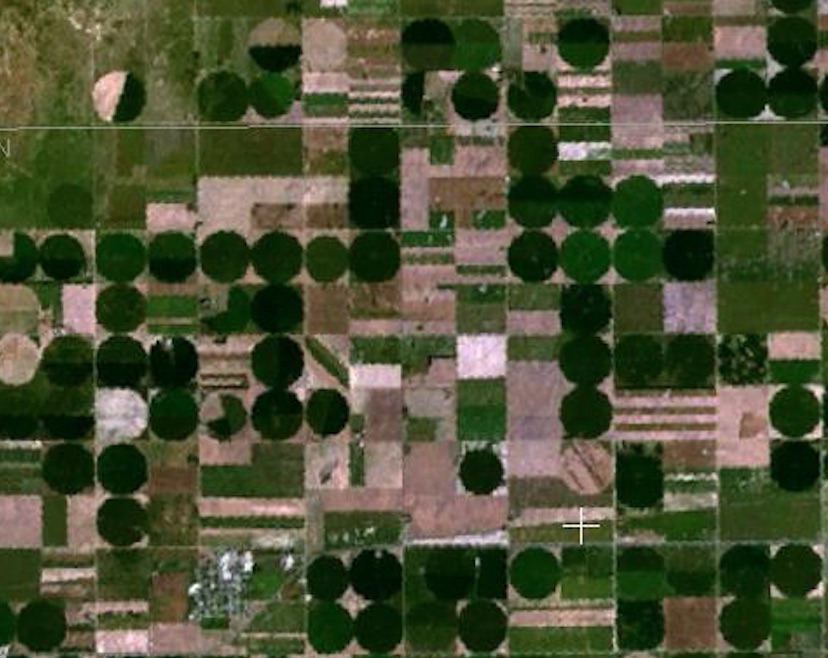
#> input picture images/round_farms.jpg, 828 x 658 px
$ jupyter execute L03-020-Notebook-02-Hough_lines.ipynb   (shell and % lines are left out)
#> lines starting #> are read from the running program, lines starting #| are printed output that depends on the picture
## Hough Circle Detection

[cell 1]
import numpy as np
import matplotlib.pyplot as plt
import cv2

[cell 2]
# Read in the image
image = cv2.imread('images/round_farms.jpg')
#> image is the input picture: shape (658, 828, 3); mean B, G, R 53.6, 81.1, 76.2

# Change color to RGB (from BGR)
image = cv2.cvtColor(image, cv2.COLOR_BGR2RGB)

plt.figure(figsize=(10, 5))
plt.imshow(image)

[cell 3]
# Gray and blur
gray = cv2.cvtColor(image,cv2.COLOR_BGR2GRAY)
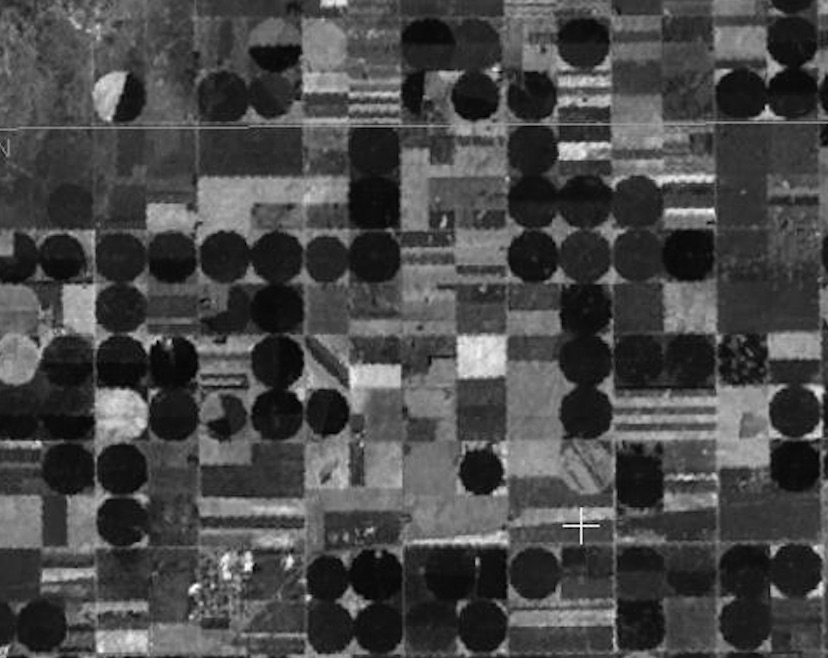
#> gray: shape (658, 828); min 0, max 255, mean 72.4

gray_blur = cv2.GaussianBlur(gray, (3, 3), 0)

plt.figure(figsize=(10, 5))
plt.imshow(gray_blur, cmap='gray')

### HoughCircles function

`HoughCircles` takes in a few things as its arguments:
* an input image
* detection method (Hough gradient)
* resolution factor between the detection and image (1),
* minDist - the minimum distance between circles
* param1 - the higher value for performing Canny edge detection
* param2 - threshold for circle detection, a smaller value --> more circles will be detected
* min/max radius for detected circles

The variable you should change will be the last two: min/max radius for detected circles. Take a look at the image above and estimate how many pixels the average circle is in diameter; use this estimate to provide values for min/max arguments. You may also want to see what happens if you change minDist.

[cell 4]
def get_Hough_circles(gray_blur, min_dist, min_radious, max_radious):
    ## TODO: use HoughCircles to detect circles
    # right now there are too many, large circles being detected
    # try changing the value of maxRadius, minRadius, and minDist
#> called with min_dist = 45, min_radious = 22, max_radious = 28
    circles = cv2.HoughCircles(gray_blur, cv2.HOUGH_GRADIENT, 1,
                               minDist = min_dist,
                               param1 = 70,
                               param2 = 11,
                               minRadius = min_radious,
                               maxRadius = max_radious) # Look the picture below. Between x=300 and x=400. You see two circles side
#> circles = 85 rows, first 8: [427.5, 44.5, 27.4], [474.5, 95.5, 25.2], [222.5, 255.5, 27.4], [61.5, 256.5, 22.9], [277.5, 360.5, 27.4], [121.5, 520.5, 26.3], [375.5, 255.5, 27.4], [583.5, 41.5, 27.4]
                                         # by side. The occupy 100 pixels, each one with diameter equals 50 pixels,
                                         # so, radious of 25 pixels (more or less)

# convert circles into expected type
    circles = np.uint16(np.around(circles))
#> circles = 85 rows, first 8: [428, 44, 27], [474, 96, 25], [222, 256, 27], [62, 256, 23], [278, 360, 27], [122, 520, 26], [376, 256, 27], [584, 42, 27]

    print('Circles shape: ', circles.shape)
#| Circles shape:  (1, 85, 3)
    return circles

circles_1 = get_Hough_circles(gray_blur, 45, 22, 28)
#> circles_1 has the same summary as circles in get_Hough_circles
circles_2 = get_Hough_circles(gray_blur, 10, 22, 28)
#> in get_Hough_circles (call 2), `circles = cv2.HoughCircles(gray_blur, cv2.HOUGH_GRADIENT, 1, minDist =..`: circles = 102 rows, first 8: [427.5, 44.5, 27.4], [474.5, 95.5, 25.2], [222.5, 255.5, 27.4], [61.5, 256.5, 22.9], [277.5, 360.5, 27.4], [121.5, 520.5, 26.3], [375.5, 255.5, 27.4], [583.5, 41.5, 27.4]
#> in get_Hough_circles (call 2), `circles = np.uint16(np.around(circles))`: circles = 102 rows, first 8: [428, 44, 27], [474, 96, 25], [222, 256, 27], [62, 256, 23], [278, 360, 27], [122, 520, 26], [376, 256, 27], [584, 42, 27]
#| Circles shape:  (1, 102, 3)
#> circles_2 has the same summary as circles in get_Hough_circles
circles_3 = get_Hough_circles(gray_blur, 75, 22, 28)
#> in get_Hough_circles (call 3), `circles = cv2.HoughCircles(gray_blur, cv2.HOUGH_GRADIENT, 1, minDist =..`: circles = 36 rows, first 8: [427.5, 44.5, 27.4], [222.5, 255.5, 27.4], [61.5, 256.5, 22.9], [277.5, 360.5, 27.4], [121.5, 520.5, 26.3], [375.5, 255.5, 27.4], [583.5, 41.5, 27.4], [534.5, 571.5, 25.2]
#> in get_Hough_circles (call 3), `circles = np.uint16(np.around(circles))`: circles = 36 rows, first 8: [428, 44, 27], [222, 256, 27], [62, 256, 23], [278, 360, 27], [122, 520, 26], [376, 256, 27], [584, 42, 27], [534, 572, 25]
#| Circles shape:  (1, 36, 3)
#> circles_3 has the same summary as circles in get_Hough_circles

# for drawing circles on
circles_imgs = [np.copy(image), np.copy(image), np.copy(image)]
circles = [circles_1, circles_2, circles_3]

for i in range(len(circles)):
# draw each one
    for c in circles[i][0,:]: # j = (x_center, y_center, radious)
        # draw the outer circle
        cv2.circle(circles_imgs[i],(c[0],c[1]),c[2],(0,255,0),2) # 2 is thickness
        # draw the center of the circle
        cv2.circle(circles_imgs[i],(c[0],c[1]),2,(255,0,0),3)
#> this loop made 3 passes


f, (p1, p2, p3) = plt.subplots(1, 3, figsize=(15,10))

p1.set_title("22 < r < 28, min_dist = 45")
p1.imshow(circles_imgs[0])

p2.set_title("22 < r < 28, min_dist = 10")
p2.imshow(circles_imgs[1])

p3.set_title("22 < r < 28, min_dist = 75")
p3.imshow(circles_imgs[2])
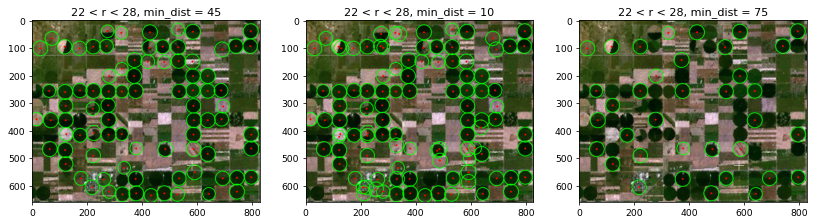
#> figure drawn by matplotlib, 3 panels

$ run again, with images/birds.jpg copied over images/round_farms.jpg
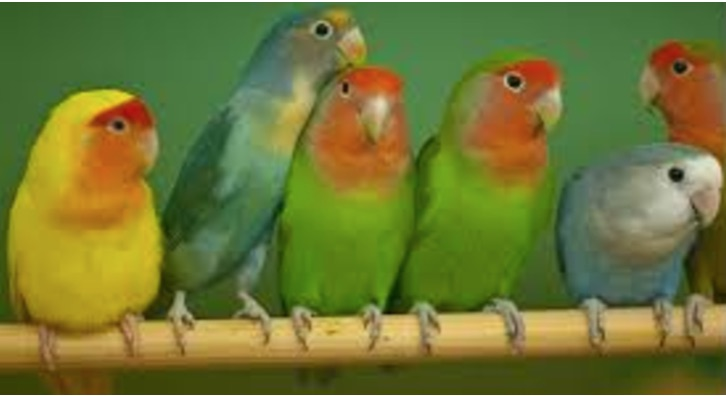
#> input picture images/birds.jpg, 726 x 396 px
#> image is the input picture: shape (396, 726, 3); mean B, G, R 52.2, 118.2, 111.1
#> `gray = cv2.cvtColor(image,cv2.COLOR_BGR2GRAY)`:
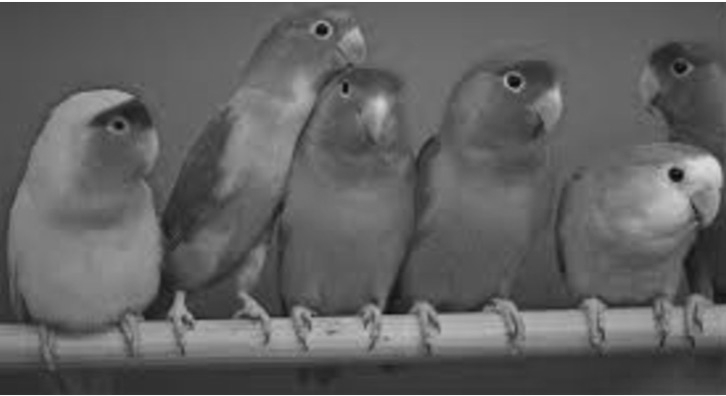
#> gray: shape (396, 726); min 7, max 255, mean 97.7
#> in get_Hough_circles, `circles = cv2.HoughCircles(gray_blur, cv2.HOUGH_GRADIENT, 1, minDist =..`: circles = [[694.5, 177.5, 27.4], [395.5, 331.5, 25.2], [158.5, 326.5, 26.3], [493.5, 327.5, 23.8], [442.5, 164.5, 27.4], [342.5, 105.5, 25.2], [274.5, 59.5, 22.7]]
#> in get_Hough_circles, `circles = np.uint16(np.around(circles))`: circles = [[694, 178, 27], [396, 332, 25], [158, 326, 26], [494, 328, 24], [442, 164, 27], [342, 106, 25], [274, 60, 23]]
#| Circles shape:  (1, 7, 3)
#> circles_1 has the same summary as circles in get_Hough_circles
#| Circles shape:  (1, 9, 3)
#> circles_2 = [[694, 178, 27], [396, 332, 25], [158, 326, 26], [494, 328, 24], [696, 202, 23], [484, 334, 23], [442, 164, 27], [342, 106, 25], [274, 60, 23]]
#| Circles shape:  (1, 7, 3)
#> circles_3 has the same summary as circles in get_Hough_circles
#> the loop `for i in range(len(circles)):` made 3 passes
#> `[cell 4] def get_Hough_circles(gray_blur, min_dist, min_radious, max_r..`:
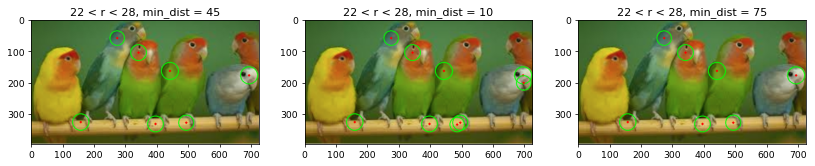
#> figure drawn by matplotlib, 3 panels

$ run again, with images/brain_MR.jpg copied over images/round_farms.jpg
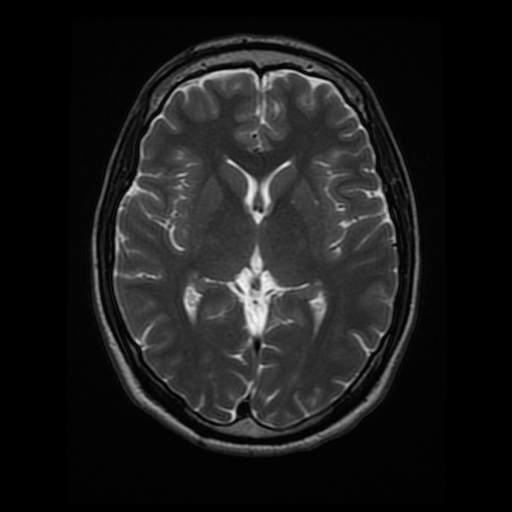
#> input picture images/brain_MR.jpg, 512 x 512 px
#> image is the input picture: shape (512, 512, 3); min 0, max 247, mean 26.9
#> in get_Hough_circles, `circles = cv2.HoughCircles(gray_blur, cv2.HOUGH_GRADIENT, 1, minDist =..`: circles = 19 rows, first 8: [221.5, 398.5, 27.4], [287.5, 94.5, 25.2], [146.5, 221.5, 27.4], [191.5, 110.5, 27.4], [357.5, 210.5, 27.4], [164.5, 149.5, 25.2], [234.5, 96.5, 27.4], [336.5, 93.5, 23]
#> in get_Hough_circles, `circles = np.uint16(np.around(circles))`: circles = 19 rows, first 8: [222, 398, 27], [288, 94, 25], [146, 222, 27], [192, 110, 27], [358, 210, 27], [164, 150, 25], [234, 96, 27], [336, 94, 23]
#| Circles shape:  (1, 19, 3)
#> circles_1 has the same summary as circles in get_Hough_circles
#> in get_Hough_circles (call 2), `circles = cv2.HoughCircles(gray_blur, cv2.HOUGH_GRADIENT, 1, minDist =..`: circles = 45 rows, first 8: [221.5, 398.5, 27.4], [287.5, 94.5, 25.2], [146.5, 221.5, 27.4], [191.5, 110.5, 27.4], [357.5, 210.5, 27.4], [164.5, 149.5, 25.2], [234.5, 96.5, 27.4], [336.5, 93.5, 23]
#> in get_Hough_circles (call 2), `circles = np.uint16(np.around(circles))`: circles = 45 rows, first 8: [222, 398, 27], [288, 94, 25], [146, 222, 27], [192, 110, 27], [358, 210, 27], [164, 150, 25], [234, 96, 27], [336, 94, 23]
#| Circles shape:  (1, 45, 3)
#> circles_2 has the same summary as circles in get_Hough_circles
#| Circles shape:  (1, 11, 3)
#> circles_3 = [[222, 398, 27], [288, 94, 25], [146, 222, 27], [192, 110, 27], [358, 210, 27], [336, 406, 27], [168, 346, 27], [362, 134, 25], [384, 332, 23], [242, 320, 23], [224, 186, 23]]
#> the loop `for i in range(len(circles)):` made 3 passes
#> `[cell 4] def get_Hough_circles(gray_blur, min_dist, min_radious, max_r..`:
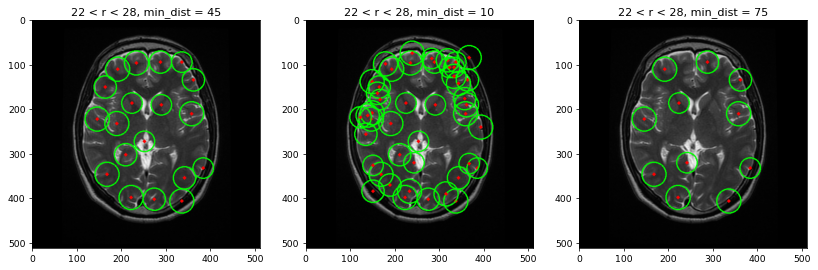
#> figure drawn by matplotlib, 3 panels
